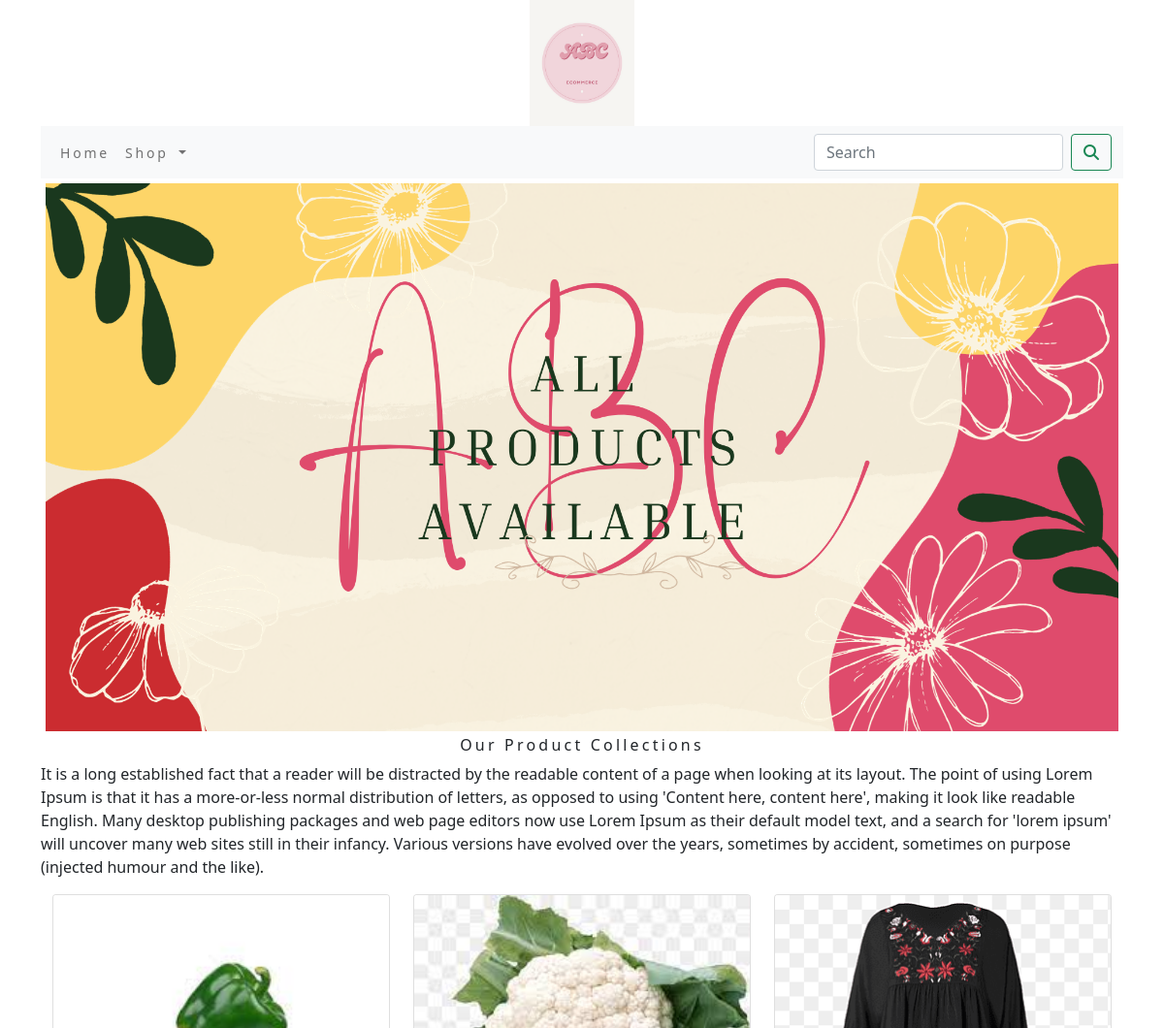
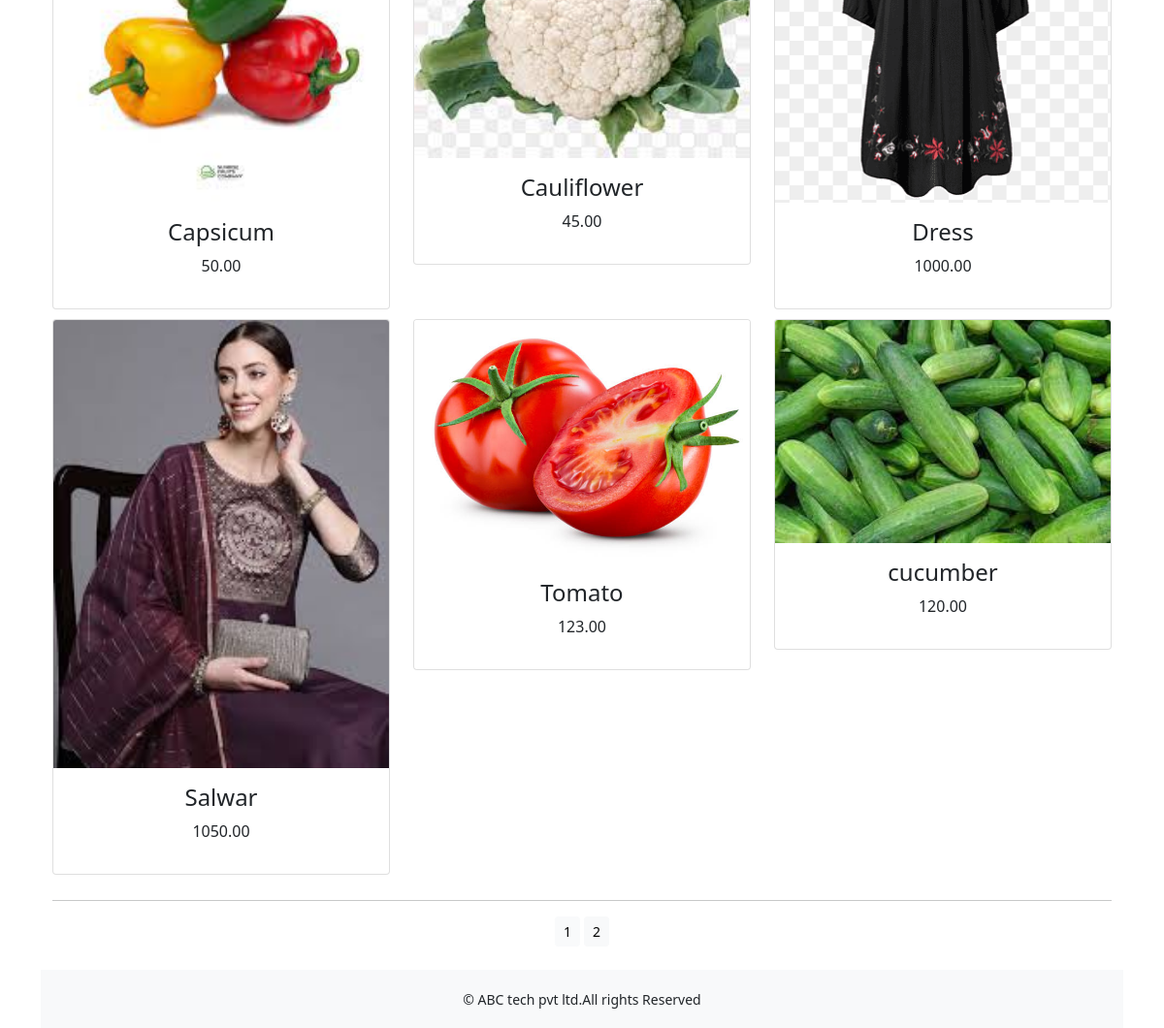
The app's page /shop/ with its own data (2 pictures, top to bottom).
### shop/models.py (models this page shows, shortened)
class Product(models.Model):
    name=models.CharField(max_length=250,unique=True)
    slug=models.SlugField(max_length=250,unique=True)
    description=models.TextField(blank=True)
    price=models.DecimalField(max_digits=10,decimal_places=2)
    category=models.ForeignKey(Category,on_delete=models.CASCADE)
    image = models.ImageField(upload_to='product', blank=True)
    stock=models.IntegerField()
    available=models.BooleanField(default=True)
    created=models.DateTimeField(auto_now_add=True)
    updated=models.DateTimeField(auto_now=True)
    def get_url(self):
        return reverse('shop:prodCatdetail',args=[self.category.slug,self.slug])
    class Meta:
        ordering=('name',)
        verbose_name='product'
        verbose_name_plural='products'

### shop/views.py (the view)
# urls.py: path('',views.allProdCat,name='allProdCat'),
def allProdCat(request,c_slug=None):
    c_page=None
    products_list=None
    if c_slug!=None:
        c_page=get_object_or_404(Category,slug=c_slug)
        products_list=Product.objects.all().filter(category=c_page,available=True)
    else:
        products_list=Product.objects.all().filter(available=True)
    paginator=Paginator(products_list,6)
    try:
        page=int(request.GET.get('page','1'))
    except:
        page=1
    try:
        products=paginator.page(page)
    except( EmptyPage,InvalidPage):
        products=paginator.page(paginator.num_pages)
    return render(request,"category.html",{'category':c_page,'products':products})

### cart/context_processors.py (called while the page is built)
def counter(request):
    item_count=0
    if 'admin' in request.path:
        return {}
    else:
        try:
            cart=Cart.objects.filter(cart_id=_cart_id(request))
            car_items=CartItem.objects.all().filter(cart=cart[:1])
            for cart_items in car_items:
                item_count += cart_items.quantity
        except Cart.DoesNotExist:
            item_count =0
    return dict(item_count=item_count)

### cart/views.py (called while the page is built)
def _cart_id(request):
    cart=request.session.session_key
    if not cart:
        cart=request.session.create()
    return cart

### shop/context_processors.py (called while the page is built)
def menu_links(request):
    links=Category.objects.all()
    return dict(links=links)

### shop/models.py (called while the page is built)
    def get_url(self):
        return reverse('shop:products_by_category',args=[self.slug])

### templates/category.html (shortened to what this page needs)
{% extends 'base.html' %}
{% load static %}
{% block content %}
<div class="mx_auto">
    {% if category %}
        <img class="my_image" src="{{category.image.url}}" alt="{{category.name}}">
</div>
<br>
<div>
        <h1 class="text-center my_title">{{category.name}}</h1>
        <p class="text-justify">{{category.description}}</p>
</div>
    {% else %}
<div>
<img class="my_image my_image_padding" src="{% static 'img/banner.png' %}" alt="Our Products" width="1440px;">
</div>
<div>
    <h1 class="text-center my_title">
        Our Product Collections
    </h1>
    <p class="text-justify">It is a long established fact that a reader will be distracted by the readable content of a page when looking at its layout. The point of using Lorem Ipsum is that it has a more-or-less normal distribution of letters, as opposed to using 'Content here, content here', making it look like readable English. Many desktop publishing packages and web page editors now use Lorem Ipsum as their default model text, and a search for 'lorem ipsum' will uncover many web sites still in their infancy. Various versions have evolved over the years, sometimes by accident, sometimes on purpose (injected humour and the like).</p>
</div>
    {% endif %}
<div class="container">
    <div class="row mx_auto">
        {% for product in products.object_list %}
        <div class="my_bottom_margin col-9 col-sm-12 col-md-4  col-lg-4">
            <div class="card text-center" style="min-width:18rem;">
                <a href="{{product.get_url}}"><img class="card-img-top my_image" src="{{product.image.url}}" alt="{{product.name}}"> </a>
            <div class="card-body">
              <h4>{{product.name}}</h4>
                <p>{{product.price}}</p>
            </div>
            </div>
        </div>
        {% endfor %}
    </div>
    <div class="mx-auto">
        {% if products.paginator.num_pages > 1 %}
        <hr>
        <div class="text-center">
            {% for pg in products.paginator.page_range %}
            <a href="?page={{pg}}" class="btn btn-light btn-sm {% if products.number == pg %} active {% endif %}">{{pg}}</a>
        {% endfor %}
        </div>
        {% endif %}
    </div>
    <br>
</div>
{% endblock %}

### templates/base.html (shortened to what this page needs)
{% load static %}
<!DOCTYPE html>
<html lang="en">
<head>
    <link rel="stylesheet" href="{% static 'css/custom.css' %}">
    <link href="{% static 'css/bootstrap.min.css' %}" rel="stylesheet">
</head>
<body>
<div class="container">
{% include 'header.html' %}
{% include 'nav.html' %}
{% block content %} {% endblock %}
    </div>
{% include 'footer.html' %}
</body>
</html>

### templates/header.html
{% load static %}
<header>
    <center>
        <a href="{%url 'shop:allProdCat' %}"><img src="{% static 'img/logo.png' %}" alt="logimage" widh="130px;" height="130px;"></a>
    </center>
</header>

### templates/nav.html (shortened to what this page needs)
<nav class="navbar navbar-expand-lg navbar-light bg-light">
  <div class="container-fluid">
    <div class="collapse navbar-collapse" id="navbarSupportedContent">
      <ul class="navbar-nav me-auto mb-2 mb-lg-0">
        <li class="nav-item">
          <a class="nav-link" href="#">Home</a>
        </li>
        <li class="nav-item dropdown {% if 'shop' in request.path %}active{% endif %}">
          <a class="nav-link dropdown-toggle" href="#" id="navbarDropdown" role="button" data-bs-toggle="dropdown" aria-expanded="false">
            Shop
          </a>
        </li>
      </ul>
      <form class="d-flex" action="{% url 'search_app:SearchResult' %}" method="get">
        <input class="form-control me-2" type="search" placeholder="Search" name="q" aria-label="Search">
        <button class="btn btn-outline-success" type="submit"><i class="fa fa-search"></i></button>
      </form>
    </div>
  </div>
</nav>

### templates/footer.html
<div class="footer navbar-fixed-bottom my_footer">
   <center><p class="text-center"> &copy; ABC tech pvt ltd.All rights Reserved</p></center>
</div>

### static/css/custom.css (style rules this page uses)
body { font-family: 'Roboto', sans-serif; }
.nav-item { letter-spacing : .2em; font-size : 14px; text-transform :uppercase: }
.my_footer { background-color:#f8f9fa; height:60px; }
.my_footer p { padding-top:20px; font-size:14px; }
.my_image { width:100%; height:auto; }
.my_title { font-size:16px; text_transform:uppercase; letter-spacing:.2em; }
.my_image_padding { padding:5px; }
.my_bottom_margin { margin-bottom:10px; }

### records on screen
Product: image (picture), name "Capsicum", price "50.00"
Product: image (picture), name "Cauliflower", price "45.00"
Product: image (picture), name "Dress", price "1000.00"
Product: image (picture), name "Salwar", price "1050.00"
Product: image (picture), name "Tomato", price "123.00"
Product: image (picture), name "cucumber", price "120.00"

### other values on screen
{{ pg }} "1" "2"
